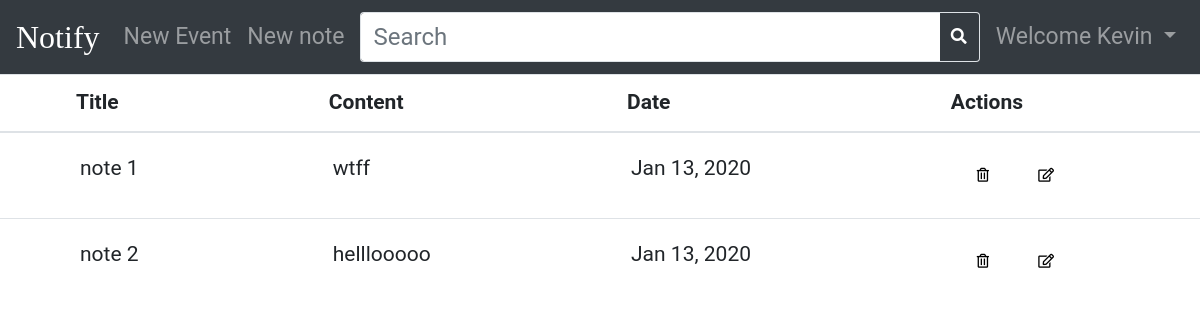
Before: / (signed in) with the older database file.
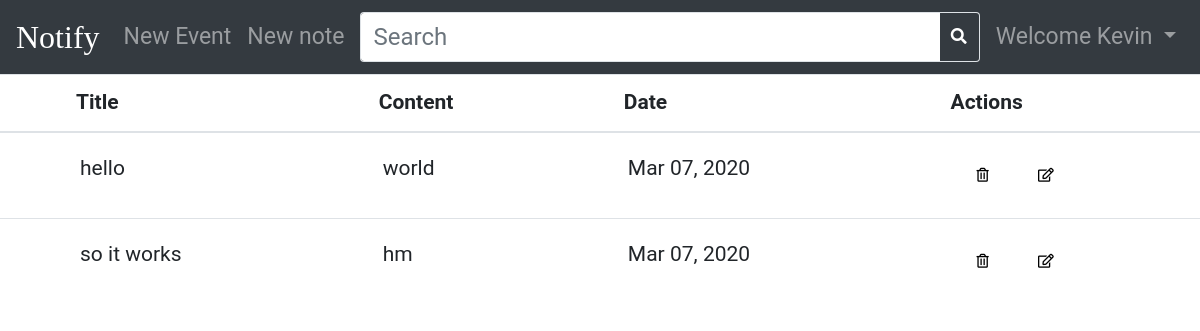
After: the same page with the newer database file.
### app.py (models this page shows, shortened)
class User(UserMixin, db.Model):
    __tablename__ = 'users'
    id = db.Column(db.Integer, primary_key=True)
    email = db.Column(db.String(64), unique=True, index=True)
    username = db.Column(db.String(64), unique=True, index=True)
    password_hash = db.Column(db.String(128))
    confirmed = db.Column(db.Boolean, default=False)
    name = db.Column(db.String(64))
    posts = db.relationship('Note', backref='owner', lazy='dynamic')
    @property
    def password(self):
        raise AttributeError('password is not a readable attribute')

class Note(db.Model):
    id = db.Column(db.Integer, primary_key = True)
    title = db.Column(db.String(50), nullable=False)
    content = db.Column(db.String(200),nullable=False)
    date_created = db.Column(db.DateTime, default=datetime.utcnow)
    owner_id = db.Column(db.Integer, db.ForeignKey('users.id'))

### app.py (the view)
@app.route('/', methods=['POST','GET'])
@login_required
def index():
    user = current_user._get_current_object()
    if request.method == 'POST':
        note_title = request.form["note-title"]
        note_content = request.form["note-content"]
        new_note = Note(title=note_title, content=note_content, owner_id=user.id)
        try:
            db.session.add(new_note)
            db.session.commit()
            return redirect('/')
        except:
            return 'There was a problem adding your note. Please try again!'
    else:
        notes = Note.query.filter_by(owner_id=user.id).order_by(Note.date_created).all()
        return render_template('render_notes.html', notes = notes, user=user)

### app.py (called while the page is built)
@login_manager.user_loader
def load_user(user_id):
    return User.query.get(int(user_id))

@app.template_filter('date_format')
def custom_date(date):
    date = datetime.strptime(str(date), '%Y-%m-%d')
    return date.strftime('%b %d, %Y')

### templates/render_notes.html (shortened to what this page needs)
{% extends 'layout.html' %}
{% block content %}
  <table class="table table-hover">
    <thead>
      <tr>
        <th scope="col">Title</th>
        <th scope="col">Content</th>
        <th scope="col">Date</th>
        <th scope="col">Actions</th>
      </tr>
    </thead>
    <tbody id="table-content">
      {% for note in notes %}
      <tr>
        <td>{{ note.title }}</td>
        <td>{{ note.content }}</td>
        <td>{{ note.date_created.date() | date_format }}</td>
        <td>
          <span>
            <a class="btn btn-xl" href="/delete/{{note.id}}" style="border-radius: 0;">
              <button type="button" class="btn btn-default btn-sm">
                <i class="far fa-trash-alt"></i>
              </button>
            </a>
          </span>
          <span>
            <a class="btn btn-xl" id="update-note" href="/update/{{note.id}}" data-toggle="modal" data-target="#updateNote{{note.id}}" style="border-radius: 0;">
              <button type="button" class="btn btn-default btn-sm">
                <i class="far fa-edit"></i>
              </button>
            </a>
          </span>
        </td>
      </tr>
      {% endfor %}
    </tbody>
  </table>
{% endblock %}

### templates/layout.html (shortened to what this page needs)
<!DOCTYPE html>
<html>
  <head>
    <link rel='stylesheet' href='{{ url_for("static", filename="css/bootstrap.min.css") }}'>
    <link rel='stylesheet' href='{{ url_for("static", filename="css/layout.css") }}'>
    <link href="http://maxcdn.bootstrapcdn.com/font-awesome/4.1.0/css/font-awesome.min.css" rel="stylesheet">
    <link rel="stylesheet" href="https://pro.fontawesome.com/releases/v5.12.0/css/all.css">
  </head>
  <body>
    <nav class="navbar navbar-expand-lg navbar-dark navbar-static-top bg-dark">
        <div class="navbar-header">
          <a class="navbar-brand" href="/">Notify</a>
        </div>
      <div  id="navbar" class="collapse navbar-collapse">
        {% if current_user.is_authenticated and request.endpoint != "app.reset" %}
        <ul class="nav navbar-nav" id="navbar-links">
          <li class = "nav-item">
            <a class="nav-link" href="#" data-toggle="modal" data-target="#addNewEvent">New Event</a>
          </li>
          <li class= "nav-item">
            <a class="nav-link" href="#" data-toggle="modal" data-target="#addNewNote">New note</a>
          </li>
        </ul>
        <form class="mx-2 my-auto d-inline w-100">
          <div class="input-group">
              <input type="text" class="form-control border border-right-0" id="search-input" placeholder="Search">
              <span class="input-group-append">
                  <button class="btn btn-outline-secondary border border-left-0" type="button">
                      <i class="fa fa-search"></i>
                  </button>
              </span>
          </div>
        </form>
        {% endif %}
        <ul class="navbar-nav navbar-right ml-auto">
          <li class="nav-item dropdown">
            {% if current_user.is_authenticated and request.endpoint != "app.reset" %}
            <a href="#" class="nav-link dropdown-toggle" data-toggle="dropdown" role="button" id="dropdownMenuLink" aria-haspopup="true" aria-expanded="false">Welcome {{ user.username }} </a>
            {% endif %}
          </li>
        </ul>
      </div>
   </nav>
        {% block content %}
        {% endblock %}
  </body>
 </body>
</html>

### static/css/layout.css (style rules this page uses)
.bg-dark { background-color: #343a40 !important; }
body { font-family: roboto; font-size: 21px; }
.nav { flex-wrap: nowrap !important; }
.navbar-brand { font-family: roboto-bold; font-size: 32px; display: inline-block; padding-top: 0.3125rem; padding-bottom: 0.3125rem; line-height: inherit; }
.navbar-dark .navbar-brand { color: #fff; }
.w-100 { width: 76% !important; }
.d-inline { display: inline !important; }
.mt-auto, .my-auto { margin-bottom: auto !important; }
.mb-auto, .my-auto { margin-top: auto !important; }
.ml-2, .mx-2 { margin-left: .5rem !important; }
.mr-2, .mx-2 { margin-right: .5rem !important; }
.input-group { position: relative; display: flex; flex-wrap: wrap; align-items: stretch; width: 100%; }
.input-group > .form-control { position: relative; flex: 1 1 auto; flex-grow: 1; flex-shrink: 1; flex-basis: auto; width: 1%; margin-bottom: 0; }
.input-group-append { margin-left: -1px; display: flex; }
.border-right-0 { border-right: 0 !important; border-right-color: currentcolor; border-right-style: none; border-right-width: 0px; }
.input-group > .input-group-append > .btn { border-top-left-radius: 0; border-bottom-left-radius: 0; }
.input-group-append .btn { position: relative; z-index: 2; }
.fa { color: #fff; }
.nav-link { display: inline-block; white-space: nowrap; padding: .5rem 1rem; padding-top: .5rem; padding-right: 1rem; padding-bottom: .5rem; padding-left: 1rem; }
.dropdown-toggle::after { display: inline-block; }
.nav-link { font-size: 23px; display: inline-block; }
.form-control { font-size: 24px; }
.far { font-family: "Font Awesome 5 Free"; font-weight: 400; width: 100%; color: white; display: inline-block; font-style: normal; text-rendering: auto; line-height: 1; }
.btn-default { display: inline-block; font-family: inherit; background-color: transparent border: 1px solid #343a40 !important; }
th { text-indent: 4rem !important; }
.table td { padding: 1.25rem 5rem!important; }
.far { color: black !important; }
table { padding-left: 2rem; padding-right: 2rem; }

Changed rows visible on the page:
removed Note: title "note 1", content "wtff", date_created "Jan 13, 2020"
removed Note: title "note 2", content "helllooooo", date_created "Jan 13, 2020"
added Note: title "hello", content "world", date_created "Mar 07, 2020"
added Note: title "so it works", content "hm", date_created "Mar 07, 2020"
